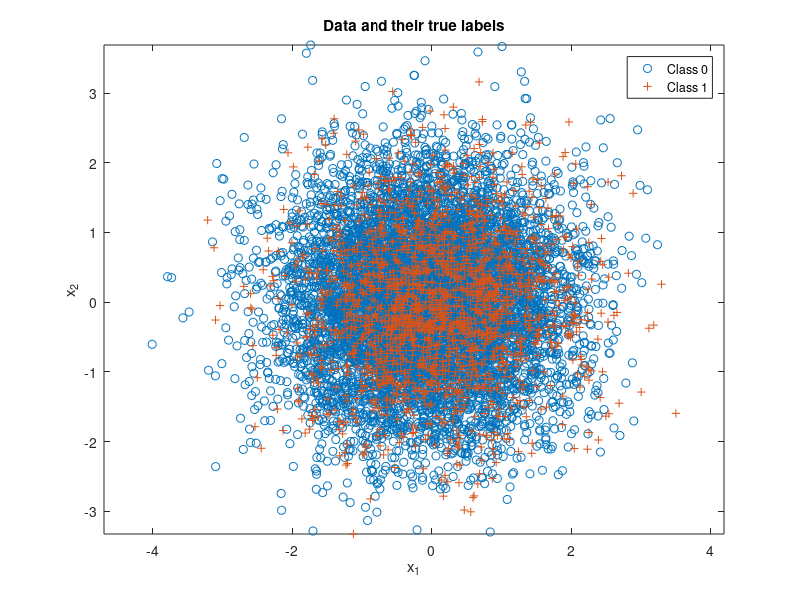

MATLAB code to generate this figure: (Note: this script raises an error after producing the figure.)
% Expected risk minimization with 2 classes
clear all, close all,

% dimension of the vector under test
n = 2; 

% number of iid samples for the data distribution
N = 10000; 

mu(:,1) = [-0.1;0]; mu(:,2) = [0.1;0];

% Initialize and assume the variances to be identity matrices
Sigma(:,:,1) = [1 0;0 1]; Sigma(:,:,2) = [1 0;0 1];

% class priors for labels 0 and 1 respectively
p = [0.8,0.2]; 
label = rand(1,N) >= p(1);
Nc = [length(find(label==0)),length(find(label==1))]; % number of samples from each class
x = zeros(n,N); % save up space
% Draw samples from each class pdf
for l = 0:1
    x(:,label==l) = mvnrnd(mu(:,l+1),Sigma(:,:,l+1),Nc(l+1))';
end

figure(2), clf,
plot(x(1,label==0),x(2,label==0),'o'), hold on,
plot(x(1,label==1),x(2,label==1),'+'), axis equal,
legend('Class 0','Class 1'), 
title('Data and their true labels'),
xlabel('x_1'), ylabel('x_2'), 

% Data structures to store the true and false positive
% probability rates
truePositiveRateArray = [];
falsePositiveRateArray = [];

% Initialize the Minimum Probability of error to be 1 as below
minPerror = 1;

% Threshold where the probability would be minimum as 1
BestThreshold = 1;

% Mark the co-ordinates on ROC curve for lowest minimum probability of
% error
rocMarkerTruePositive = 0;
rocMarkerfalsePositive = 0;

for iterator = 1:1:10000
    
  gamma = iterator;
  disp(gamma);
  
  discriminantScore = log(evalGaussian(x,mu(:,2),Sigma(:,:,2)))-log(evalGaussian(x,mu(:,1),Sigma(:,:,1)));
  decision = (discriminantScore >= log(gamma));

  % probability of true negative
  ind00 = find(decision==0 & label==0); 
  p00 = length(ind00)/Nc(1); 
  
  % probability of false positive
  ind10 = find(decision==1 & label==0); 
  p10 = length(ind10)/Nc(1); 
  falsePositiveRateArray = [p10;falsePositiveRateArray];
  
  % probability of false negative
  ind01 = find(decision==0 & label==1); 
  p01 = length(ind01)/Nc(2); 
 
  
  % probability of true positive
  ind11 = find(decision==1 & label==1); 
  p11 = length(ind11)/Nc(2);
  truePositiveRateArray = [p11;truePositiveRateArray];

  % Probability of error would be sum of all incorrect probabilities
  perror = p10 + p01;
  if perror < minPerror
    minPerror = perror;
    BestThreshold = iterator;
    rocMarkerTruePositive = p11;
    rocMarkerfalsePositive = p10;
  end
  
end

disp(minPerror);
disp(BestThreshold);
disp(rocMarkerTruePositive);
disp(rocMarkerfalsePositive);


figure(3), clf,
plot(falsePositiveRateArray,truePositiveRateArray), hold on,
plot(rocMarkerfalsePositive,rocMarkerTruePositive,'r*'),
title('ROC curve with marking of minimum Probability of error'),
xlabel('False Positive Probability Rate'), ylabel('True Positive Probability Rate'), 

% Inline function to evaluate the gaussian PDF data for each X
function g = evalGaussian(x,mu,Sigma)
  % Evaluates the Gaussian pdf N(mu,Sigma) at each coumn of X
  [n,N] = size(x);
  C = ((2*pi)^n * det(Sigma))^(-1/2);
  E = -0.5*sum((x-repmat(mu,1,N)).*(inv(Sigma)*(x-repmat(mu,1,N))),1);
  g = C*exp(E);
end 